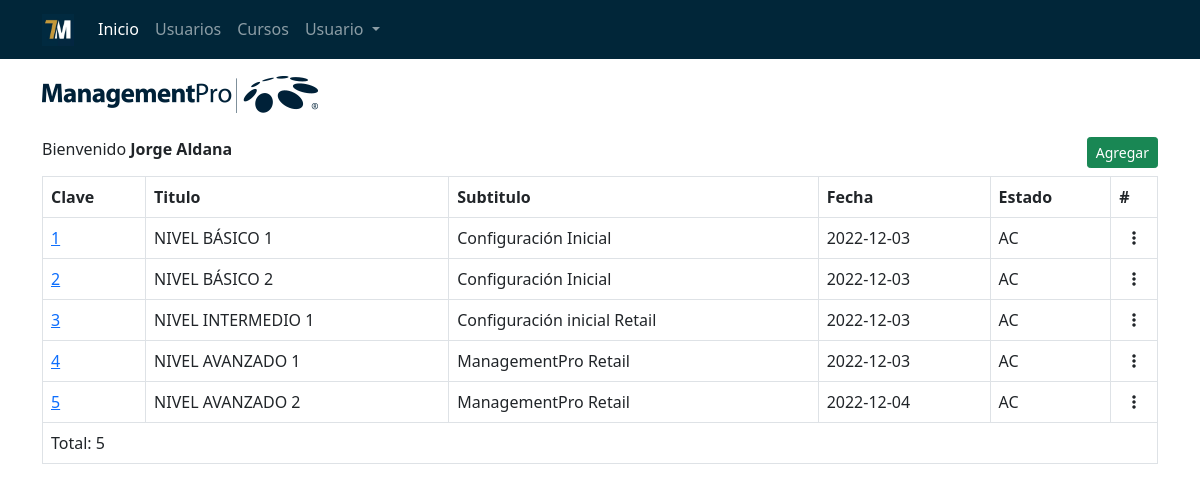
Page /admin/cursos/index.php (signed in) on the earlier database version.
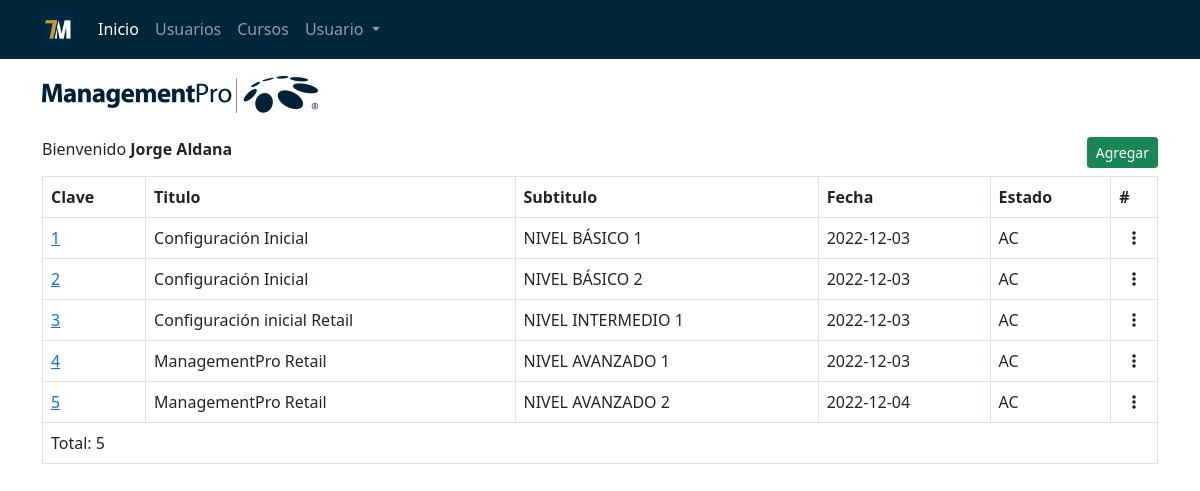
Same page on the later database version.
### tables this page shows
CREATE TABLE `curso` (
  `Cr_Cve_Curso` decimal(18,0) NOT NULL,
  `Cr_Titulo` varchar(50) DEFAULT NULL,
  `Cr_Subtitulo` varchar(50) DEFAULT NULL,
  `Cr_Descripcion` text NOT NULL,
  `Oper_Alta` varchar(15) NOT NULL,
  `Fecha_Alta` date NOT NULL,
  `Oper_Modif` varchar(15) NOT NULL,
  `Fecha_Modif` date NOT NULL,
  `Oper_Baja` varchar(15) NOT NULL DEFAULT '"',
  `Fecha_Baja` date DEFAULT NULL,
  `Es_Cve_Estado` varchar(4) DEFAULT NULL
);

### admin/cursos/index.php (the view, shortened to what this page needs)
<?php
    include ("../../inc/conexion.php");
?>
<!DOCTYPE html>
<html lang="en">
  <head>
    <?php
        include ("../../inc/base/head.php");
    ?>
  </head>
  <body>
    <?php
    include ("../../inc/base/header.php");
    ?>
    <section class="container" style="padding-top:60px;">
      <div class="row">
        <div class="col-12 mt-3">
          <figure>
            <img src="../../imagenes/logo_azul.png" alt="" />
          </figure>
        </div>
        <div class="col-12 pt-2 pb-2">
          <span class="pull-start">Bienvenido <b><?php echo $_SESSION['nombre']; ?></b></span>
          <a class="btn btn-sm btn-success float-end" href="./add/">Agregar</a>
        </div>
        <div class="col-12">
            <?php
            try{
              $query = "";
                $query .= "SELECT Cr_Cve_Curso as Clave, ";
                $query .= " Cr_Titulo as Titulo, ";
                $query .= " Cr_Subtitulo as Subtitulo, ";
                $query .= " Fecha_Alta as Fecha, ";
                $query .= " Curso.Es_Cve_Estado as Estado ";
                $query .= "FROM Curso ";
                $query .= "WHERE Es_Cve_Estado <> 'BA' ";
                $result = mysqli_query($conn, $query);
            }catch(Exception $e){
              echo 'Error: '.$e->getMessage();
            }
                $iTotal = 0;
            ?>
            <div class="table-responsive">
              <table class="table table-bordered">
                <thead class="">
                  <th>Clave</th>
                  <th>Titulo</th>
                  <th>Subtitulo</th>
                  <th>Fecha</th>
                  <th>Estado</th>
                  <th>#</th>
                </thead>
                <tbody>
                  <?php
                    while($row = mysqli_fetch_array($result)){
                      $iTotal++;
                      ?>
                        <tr id="Curso<?php echo $row['Clave'] ?>">
                          <td><a href="./add/?id=<?php echo $row['Clave'];?>"><?php echo $row['Clave'] ?></a></td>
                          <td><?php echo $row['Titulo'] ?></td>
                          <td><?php echo $row['Subtitulo'] ?></td>
                          <td><?php echo $row['Fecha'] ?></td>
                          <td><?php echo $row['Estado'] ?></td>
                          <td class="text-center">
                              <a class="text-dark" href="#" id="dropdownMenuLink" data-bs-toggle="dropdown" aria-expanded="false">
                                <i class="fa-solid fa-ellipsis-vertical"></i>
                              </a>
                          </td>
                        </tr>
                      <?php
                    }
                  ?>
                </tbody>
                <tfoot>
                    <tr>
                      <td colspan="10">Total: <?php echo $iTotal ?></td>
                    </tr>
                </tfoot>
              </table>
            </div>
        </div>
      </div>
    </section>
  </body>
</html>

Differences in the rows shown:
changed curso "NIVEL BÁSICO 1": Cr_Titulo "NIVEL BÁSICO 1" → "Configuración Inicial"; Cr_Subtitulo "Configuración Inicial" → "NIVEL BÁSICO 1"
changed curso "NIVEL BÁSICO 2": Cr_Titulo "NIVEL BÁSICO 2" → "Configuración Inicial"; Cr_Subtitulo "Configuración Inicial" → "NIVEL BÁSICO 2"
changed curso "Configuración inicial Retail": Cr_Titulo "NIVEL INTERMEDIO 1" → "Configuración inicial Retail"; Cr_Subtitulo "Configuración inicial Retail" → "NIVEL INTERMEDIO 1"
changed curso "NIVEL AVANZADO 1": Cr_Titulo "NIVEL AVANZADO 1" → "ManagementPro Retail"; Cr_Subtitulo "ManagementPro Retail" → "NIVEL AVANZADO 1"
changed curso "NIVEL AVANZADO 2": Cr_Titulo "NIVEL AVANZADO 2" → "ManagementPro Retail"; Cr_Subtitulo "ManagementPro Retail" → "NIVEL AVANZADO 2"
